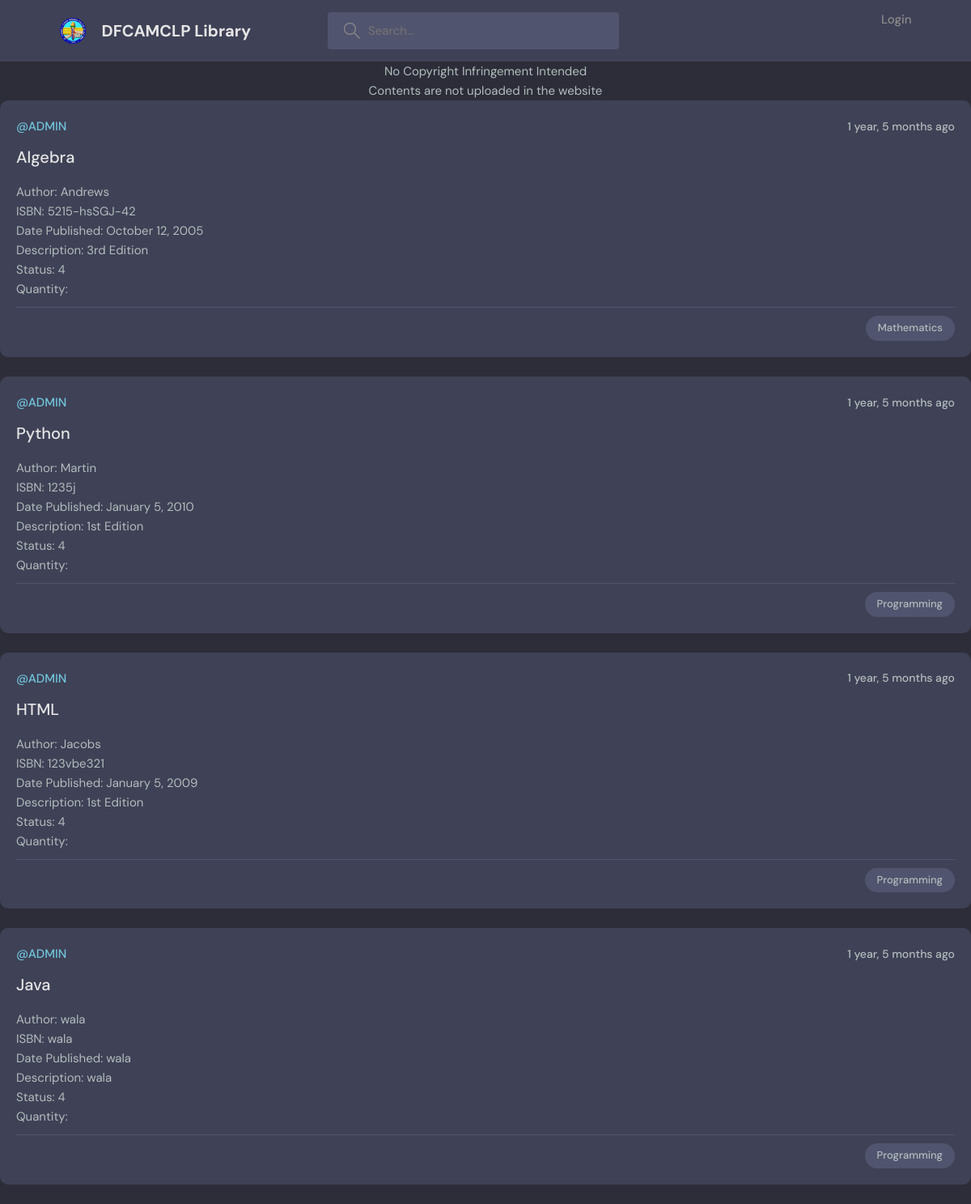
The page /view-archive/ on the database its author committed.
### base/models.py (models this page shows, shortened)
class Room(models.Model):
    host = models.ForeignKey(User, on_delete=models.SET_NULL, null=True)
    topic = models.ForeignKey(Topic, on_delete=models.SET_NULL, null=True)
    name = models.CharField(max_length=200)
    author = models.CharField(max_length=200)
    serialnumber = models.CharField(max_length=200)
    date_published = models.CharField(max_length=200)
    publisher = models.CharField(max_length=200)
    status = models.IntegerField(default = 0)
    description = models.TextField(max_length=200)
    participants = models.ManyToManyField(
        User, related_name='participants', blank=True)
    updated = models.DateTimeField(auto_now=True)
    created = models.DateTimeField(auto_now_add=True)
    class Meta:
        ordering = ['-updated','-created']

class User(AbstractUser):
    name = models.CharField(max_length=200, null=True)
    email = models.EmailField(null = True, unique=True)
    bio = models.TextField(null=True)
    USERNAME_FIELD =  'email'
    REQUIRED_FIELDS = ['username']

class Topic(models.Model):
    name = models.CharField(max_length=200)

### base/views.py (the view)
# urls.py: path('view-archive/', views.viewArchive, name="view-archive"),
def viewArchive(request):
    q = request.GET.get('q') if request.GET.get('q') != None else ''
    rooms = Room.objects.filter(
        Q(topic__name__icontains=q) |
        Q(name__icontains=q) |
        Q(author__icontains=q) |
        Q(serialnumber__icontains=q) |
        Q(description__icontains=q)
        )
    context = {'rooms':rooms}
    return render(request,'base/archive.html',context)

### base/templates/base/archive.html (shortened to what this page needs)
{% include 'main.html' %}
{% load static %}
{% for room in rooms %}
{% if room.status == 4 %}
<div class="roomListRoom">
  <div class="roomListRoom__header">
      <a class="roomListRoom__author">@{{room.host.username}}</a>
    <div class="roomListRoom__actions">
      <span>{{room.created|timesince}} ago</span>
    </div>
  </div>
  <div class="roomListRoom__content" >
   {% if not user.is_superuser %}<a>{{room.name}}</a> {% endif %}
    <p>Author: {{room.author}}</p>
    <p>ISBN: {{room.serialnumber}}</p>
    <p>Date Published: {{room.date_published}}</p>
    <p>Description: {{room.description}}</p>
    <p>Status: {{room.status}}</p>
    <p>Quantity: {{room.quantity}}</p>
  </div>
  <div class="roomListRoom__meta">
    <p class="roomListRoom__topic">{{room.topic.name}}</p>
  </div>
</div>
{% endif %}
{% endfor %}

### templates/main.html (shortened to what this page needs)
<!DOCTYPE html>
{% load static %}
<html lang="en">
  <head>
    <link rel="stylesheet" href="{% static 'styles/style.css' %}" />
  </head>
  <body>
    {% include 'navbar.html' %}
  </body>
  <p><center>No Copyright Infringement Intended</center></p>
  <span><center>Contents are not uploaded in the website</center></span>
</html>

### templates/navbar.html (shortened to what this page needs)
{% load static %}
<header class="header header--loggedIn">
  <div class="container">
    <a href="{% url 'home' %}" class="header__logo">
      <img src= "{% static 'images/logo.png' %}" />
      <h1>DFCAMCLP Library</h1>
    </a>
    <form class="header__search" method="GET" action="{% url 'home' %}">
      <label>
        <input name="q" placeholder="Search..." />
      </label>
    </form>
    <nav class="header__menu">
      {% if request.user.is_authenticated %}
      <div class="header__user">
        <a href="{% url 'update-user' %}">
          <p>
            <span>@{{ request.user.username }}</span>
          </p>
        </a>
        <button class="dropdown-button">
          <svg
            version="1.1"
            xmlns="http://www.w3.org/2000/svg"
            width="32"
            height="32"
            viewBox="0 0 32 32"
          >
            <title>chevron-down</title>
            <path d="M16 21l-13-13h-3l16 16 16-16h-3l-13 13z"></path>
          </svg>
        </button>
      </div>
      {% else %}
      <a href="{% url 'login' %}">
        <p>Login</p>
      </a>
      {% endif %}
    </nav>
  </div>
</header>

### static/styles/style.css (style rules this page uses)
:root { --color-main: #71c6dd; --color-main-light: #e1f6fb; --color-dark: #3f4156; --color-dark-medium: #51546e; --color-dark-light: #696d97; --color-light: #e5e5e5; --color-gray: #8b8b8b; --color-light-gray: #b2bdbd; --color-bg: #2d2d39; --color-success: #5dd693; --color-error: #fc4b0b; }
* { font-family: "DM Sans", -apple-system, BlinkMacSystemFont, "Segoe UI", Roboto, Oxygen, Ubuntu, Cantarell, "Open Sans", "Helvetica Neue", sans-serif; margin: 0; padding: 0; box-sizing: border-box; text-rendering: optimizeLegibility; font-size: inherit; }
html { font-size: 56.25%; }
@media only screen and (min-width: 1200px) { html { font-size: 62.5%; } }
body { line-height: 1.6; font-weight: 400; font-size: 1.5rem; color: var(--color-light-gray); background-color: var(--color-bg); min-height: 100vh; }
img { width: 100%; }
a { display: inline-block; color: var(--color-main); text-decoration: none; }
.container { max-width: 120rem; width: 90%; margin: auto; }
.header { padding: 1.5rem; background-color: var(--color-dark); }
.header > .container { display: flex; gap: 9.5rem; }
.header__logo, .header__user { display: flex; gap: 2rem; align-items: center; }
.header__logo > img { height: 3.2rem; width: 3.2rem; }
.header__logo > h1 { font-weight: 700; font-size: 2rem; color: var(--color-light); }
.header__search > label { background-color: var(--color-dark-medium); padding: 1.3rem 1rem; display: flex; align-items: center; gap: 1rem; border-radius: 4px; }
.header__search svg { fill: var(--color-gray); width: 2rem; height: 2rem; margin-left: 1rem; }
.header__search input { width: 30rem; background: transparent; border: none; outline: none; color: var(--color-light); }
.header__menu { margin-left: auto; position: relative; }
.header__menu a { display: flex; gap: 1.5rem; align-items: center; font-weight: 500; text-decoration: none; color: var(--color-gray); }
.header__menu p { line-height: 1.2; }
.roomListRoom { margin-bottom: 2.4rem; background-color: var(--color-dark); border-radius: 1rem; padding: 2rem; }
.roomListRoom__header { display: flex; justify-content: space-between; align-items: center; }
.roomListRoom__author { font-weight: 500; display: flex; align-items: center; gap: 1rem; }
.roomListRoom__actions { display: flex; align-items: flex-start; gap: 1rem; position: relative; }
.roomListRoom__actions span { font-size: 1.4rem; font-weight: 500; }
.roomListRoom__content { margin: 1rem 0; }
.roomListRoom__content a { font-size: 2rem; font-weight: 500; margin-bottom: 1.5rem; color: var(--color-light); transition: all 0.3s ease-in-out; }
.roomListRoom__meta { border-top: 1px solid var(--color-dark-medium); padding-top: 1rem; display: flex; align-items: center; justify-content: space-between; }
.roomListRoom__topic { padding: 5px 1.5rem; background-color: var(--color-dark-medium); border-radius: 5rem; font-weight: 500; font-size: 1.3rem; }

### rows shown on the page
Room: host.username "ADMIN", created "1 year, 5 months", name "Algebra", author "Andrews", serialnumber "5215-hsSGJ-42", date_published "October 12, 2005", description "3rd Edition", status "4", topic.name "Mathematics"
Room: host.username "ADMIN", created "1 year, 5 months", name "Python", author "Martin", serialnumber "1235j", date_published "January 5, 2010", description "1st Edition", status "4", topic.name "Programming"
Room: host.username "ADMIN", created "1 year, 5 months", name "HTML", author "Jacobs", serialnumber "123vbe321", date_published "January 5, 2009", description "1st Edition", status "4", topic.name "Programming"
Room: host.username "ADMIN", created "1 year, 5 months", name "Java", author "wala", serialnumber "wala", date_published "wala", description "wala", status "4", topic.name "Programming"
